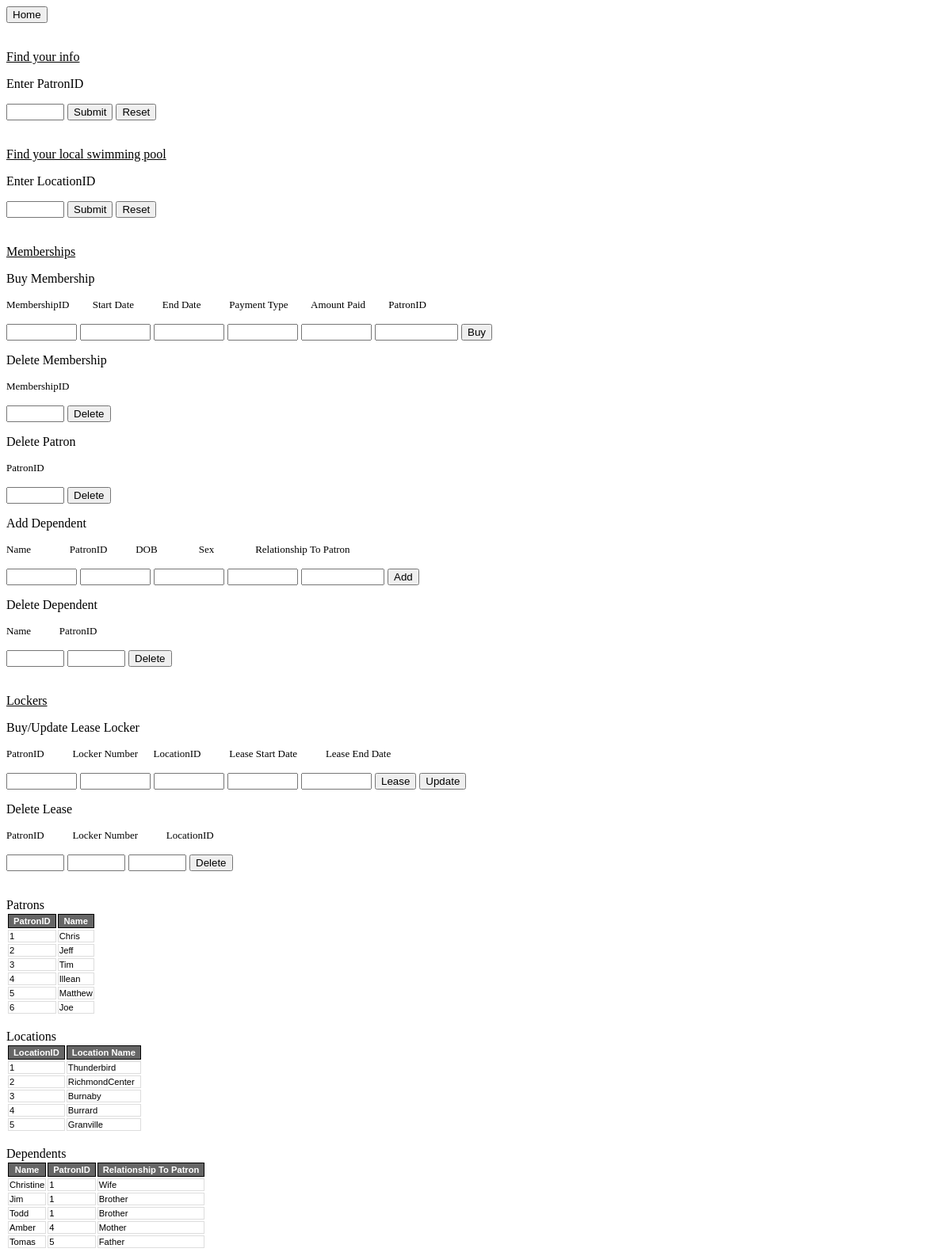
The page /patron.php on the database its author committed.
### tables this page shows
CREATE TABLE Patron(
	PatronID INTEGER,
	Name CHAR(30),
	DOB DATE,
	Sex CHAR(1),
	Phone_Number CHAR(10),
	Postal_Code CHAR(6) NOT NULL,
	PRIMARY KEY (PatronID),
	FOREIGN KEY (Postal_Code) REFERENCES Address(Postal_Code));

CREATE TABLE Location(
	LocationID INTEGER,
	Location_Name CHAR(30),
	Opening_Time SMALLINT,
	Closing_Time SMALLINT,
	Phone_Number CHAR(10),
	Postal_Code CHAR(6) NOT NULL,
	PRIMARY KEY (LocationID),
	UNIQUE (Phone_Number),
	UNIQUE (Location_Name, Postal_Code),
	FOREIGN KEY (Postal_Code) REFERENCES Address(Postal_Code));

CREATE TABLE Dependents(
	Name CHAR(30),
	PatronID INTEGER,
	DOB DATE,
	Sex CHAR(1),
	Relationship_To_Patron CHAR(20),
	PRIMARY KEY (Name, PatronID),
	FOREIGN KEY (PatronID) REFERENCES Patron(PatronID) ON DELETE CASCADE);

### patron.php (the view, shortened to what this page needs)
<p>
<button onclick="window.location.href = 'home.php';">Home</button>
</p>
<u>Find your info</u>
<p>Enter PatronID</p>
<form method="POST" action="patron.php">
<p><input type="text" name="insPatronID" size="6">
<input type="submit" value="Submit" name="selectPatronID">
<input type="submit" value="Reset" name="selectAll"></p>
</form>
<u>Find your local swimming pool</u>
<p>Enter LocationID</p>
<form method="POST" action="patron.php">
<p><input type="text" name="queryLocationID" size="6">
<input type="submit" value="Submit" name="selectLocationID">
<input type="submit" value="Reset" name="selectAll"></p>
</form>
<u>Memberships</u>
<p>Buy Membership</p>
<p>
  <font size="2"> MembershipID&nbsp;&nbsp;&nbsp;&nbsp;&nbsp;&nbsp;&nbsp;&nbsp;
  Start Date&nbsp;&nbsp;&nbsp;&nbsp;&nbsp;&nbsp;&nbsp;&nbsp;&nbsp;&nbsp;
  End Date&nbsp;&nbsp;&nbsp;&nbsp;&nbsp;&nbsp;&nbsp;&nbsp;&nbsp;&nbsp;
  Payment Type&nbsp;&nbsp;&nbsp;&nbsp;&nbsp;&nbsp;&nbsp;&nbsp;
  Amount Paid&nbsp;&nbsp;&nbsp;&nbsp;&nbsp;&nbsp;&nbsp;&nbsp;
  PatronID</font>
</p>
<form method="POST" action="patron.php">
   <p>
      <input type="text" name="insMembershipID_membership" size="8">
      <input type="text" name="insStartDate_membership" size="8">
	  <input type="text" name="insEndDate_membership" size="8">
      <input type="text" name="insPaymentType_membership"size="8">
      <input type="text" name="insAmountPaid_membership"size="8">
      <input type="text" name="insPatronID_membership"size="10">
      <input type="submit" value="Buy" name="insert_membership">
   </p>
</form>
<p> Delete Membership </p>
<p><font size="2">MembershipID</font></p>
<form method="POST" action="patron.php">
   <p>
      <input type="text" name="deletedMembershipID_membership" size="6">
      <input type="submit" value="Delete" name="delete_membership">
   </p>
</form>
<p> Delete Patron </p>
<p><font size="2">PatronID</font></p>
<form method="POST" action="patron.php">
   <p>
      <input type="text" name="deletedPatronID_patron" size="6">
      <input type="submit" value="Delete" name="delete_patron">
   </p>
</form>
<p>Add Dependent</p>
<p>
  <font size="2"> Name&nbsp;&nbsp;&nbsp;&nbsp;&nbsp;&nbsp;&nbsp;&nbsp;&nbsp;&nbsp;&nbsp;&nbsp;&nbsp;&nbsp;
  PatronID&nbsp;&nbsp;&nbsp;&nbsp;&nbsp;&nbsp;&nbsp;&nbsp;&nbsp;&nbsp;
  DOB&nbsp;&nbsp;&nbsp;&nbsp;&nbsp;&nbsp;&nbsp;&nbsp;&nbsp;&nbsp;&nbsp;&nbsp;&nbsp;&nbsp;&nbsp;
  Sex&nbsp;&nbsp;&nbsp;&nbsp;&nbsp;&nbsp;&nbsp;&nbsp;&nbsp;&nbsp;&nbsp;&nbsp;&nbsp;&nbsp;&nbsp;
  Relationship To Patron</font>
</p>
<form method="POST" action="patron.php">
   <p>
     <input type="text" name="insName_dependents" size="8">
      <input type="text" name="insPatronID_dependents" size="8">
      <input type="text" name="insDOB_dependents"size="8">
      <input type="text" name="insSex_dependents"size="8">
      <input type="text" name="insRelationshipToPatron_dependents"size="10">
      <input type="submit" value="Add" name="insert_dependents">
   </p>
</form>
<p> Delete Dependent</p>
<p><font size="2">Name&nbsp;&nbsp;&nbsp;&nbsp;&nbsp;&nbsp;&nbsp;&nbsp;&nbsp;&nbsp;
                  PatronID</font></p>
<form method="POST" action="patron.php">
   <p>
      <input type="text" name="deletedName_dependents" size="6">
      <input type="text" name="deletedPatronID_dependents" size="6">
      <input type="submit" value="Delete" name="delete_dependents">
   </p>
</form>
<u>Lockers</u>
<p>Buy/Update Lease Locker</p>
<p>
  <font size="2">PatronID&nbsp;&nbsp;&nbsp;&nbsp;&nbsp;&nbsp;&nbsp;&nbsp;&nbsp;&nbsp;
  Locker Number&nbsp;&nbsp;&nbsp;&nbsp;&nbsp;
  LocationID&nbsp;&nbsp;&nbsp;&nbsp;&nbsp;&nbsp;&nbsp;&nbsp;&nbsp;&nbsp;
  Lease Start Date&nbsp;&nbsp;&nbsp;&nbsp;&nbsp;&nbsp;&nbsp;&nbsp;&nbsp;&nbsp;
  Lease End Date</font>
</p>
<form method="POST" action="patron.php">
   <p>
      <input type="text" name="insPatronID_patronleaseslocker" size="8">
      <input type="text" name="insLockerNum_patronleaseslocker" size="8">
      <input type="text" name="insLocationID_patronleaseslocker"size="8">
      <input type="text" name="insLeaseStartDate_patronleaseslocker"size="8">
      <input type="text" name="insLeaseEndDate_patronleaseslocker"size="8">
      <input type="submit" value="Lease" name="insert_patronleaseslocker">
	  <input type="submit" value="Update" name="update_patronleaseslocker">
   </p>
</form>
<p>Delete Lease</p>
<p><font size="2">PatronID&nbsp;&nbsp;&nbsp;&nbsp;&nbsp;&nbsp;&nbsp;&nbsp;&nbsp;&nbsp;
                  Locker Number&nbsp;&nbsp;&nbsp;&nbsp;&nbsp;&nbsp;&nbsp;&nbsp;&nbsp;&nbsp;
                  LocationID</font></p>
<form method="POST" action="patron.php">
   <p>
      <input type="text" name="deletedPatronID_patronleaseslocker" size="6">
      <input type="text" name="deletedLockerNum_patronleaseslocker" size="6">
      <input type="text" name="deletedLocationID_patronleaseslocker" size="6">
      <input type="submit" value="Delete" name="delete_patronleaseslocker">
   </p>
</form>
<html>
</html>
<?php
$conn = OpenCon();
function printTable($resultFromSQL, $namesOfColumnsArray, $namesOfSQLArray, $tablename, $id)
{
    echo '<br>'.$tablename.'<br>';
    echo "<table id=$id>";
    echo "<tr>";
    foreach ($namesOfColumnsArray as $name) {
        echo "<th>$name</th>";
    }
    echo "</tr>";
    while ($row = $resultFromSQL->fetch_assoc()) {
        echo "<tr>";
		foreach ($namesOfSQLArray as $name) {
			echo "<td>" . $row["$name"] . "</td>";
		}
        echo "</tr>";
    }
    echo "</table>";
}
if ($conn) {
	if (array_key_exists('selectPatronID', $_POST)) {
		$bind1 = $_POST['insPatronID'];
		$result = $conn->query("select p.Name, p.DOB, p.Sex, p.Phone_Number, p.Postal_Code, a.Street, a.City, a.Province
		from Address a, Patron p
		where p.Postal_Code=a.Postal_Code and p.PatronID=$bind1
		group by p.PatronID, p.Name, p.DOB, p.Sex, p.Phone_Number, p.Postal_Code, a.Street, a.City, a.Province");
		$columnNames = array("Name", "DOB", "Sex", "Phone #", "Postal Code", "Street", "City", "Province");
		$selectNames = array("Name", "DOB", "Sex", "Phone_Number", "Postal_Code", "Street", "City", "Province");
		printTable($result, $columnNames, $selectNames, "Patron", "Patron");
		$result = $conn->query("select m.MembershipID, m.Start_Date, me.End_Date, m.Amount_Paid, m.Payment_Type
		from Membership m, MembershipExpiry me
		where m.PatronID=me.PatronID and m.Start_Date=me.Start_Date and m.PatronID=$bind1");
		$columnNames = array("MembershipID", "Start Date", "End Date", "Amount Paid ($)", "Payment Type");
		$selectNames = array("MembershipID", "Start_Date", "End_Date", "Amount_Paid", "Payment_Type");
		printTable($result, $columnNames, $selectNames, "Memberships", "Membership");
		$result = $conn->query("select Name, DOB, Sex, Relationship_To_Patron from Dependents where PatronID=$bind1");
		$columnNames = array("Name", "DOB", "Sex", "Relationship");
		$selectNames = array("Name", "DOB", "Sex", "Relationship_To_Patron");
		printTable($result, $columnNames, $selectNames, "Dependents", "Dependents");
		$result = $conn->query("select l.LocationID, l.Location_Name, v.visitdate
		from Visits v, Location l
		where v.LocationID=l.LocationID and PatronID=$bind1");
		$columnNames = array("Location ID", "Location", "Date");
		$selectNames = array("LocationID", "Location_Name", "visitdate");
		printTable($result, $columnNames, $selectNames, "Visits", "Visit");
		$result = $conn->query("select l.LocationID, loc.Location_Name, pl.Locker_Num, l.Locker_Condition, pl.Lease_Start_Date, pl.Lease_End_Date
		from Location loc, PatronLeasesLocker pl, Locker l
		where pl.LocationID=loc.LocationID and pl.LocationID=l.LocationID and pl.Locker_Num=l.Locker_Num and pl.PatronID=$bind1");
		$columnNames = array("LocationID", "Location", "Locker Number", "Locker Condition", "Lease Start", "Lease End");
		$selectNames = array("LocationID", "Location_Name", "Locker_Num", "Locker_Condition", "Lease_Start_Date", "Lease_End_Date");
		printTable($result, $columnNames, $selectNames, "Lockers", "PatronLeasesLocker");
	} else {
		$result = $conn->query("select PatronID, Name from Patron");
		$columnNames = array("PatronID", "Name");
		printTable($result, $columnNames, $columnNames, "Patrons", "PatronAll");
		$result = $conn->query("select l.LocationID, l.Location_Name from Location l order by locationID");
		$result = $conn->query("select d.Name, d.PatronID, d.Relationship_To_Patron from Dependents d order by d.PatronID");
	}
} else {
	echo "cannot connect";
}
?>

### patron.php (style rules this page uses)
#PatronAll { width: 5%; }
th { font-family: Arial, Helvetica, sans-serif; font-size: .7em; background: #666; color: #FFF; padding: 2px 6px; border-collapse: separate; border: 1px solid #000; }
td { font-family: Arial, Helvetica, sans-serif; font-size: .7em; border: 1px solid #DDD; color: black; }

### rows shown on the page
patron: PatronID "1", Name "Chris"
patron: PatronID "2", Name "Jeff"
patron: PatronID "3", Name "Tim"
patron: PatronID "4", Name "Illean"
patron: PatronID "5", Name "Matthew"
patron: PatronID "6", Name "Joe"
location: LocationID "1", Location_Name "Thunderbird"
location: LocationID "2", Location_Name "RichmondCenter"
location: LocationID "3", Location_Name "Burnaby"
location: LocationID "4", Location_Name "Burrard"
location: LocationID "5", Location_Name "Granville"
dependents: Name "Christine", PatronID "1", Relationship_To_Patron "Wife"
dependents: Name "Jim", PatronID "1", Relationship_To_Patron "Brother"
dependents: Name "Todd", PatronID "1", Relationship_To_Patron "Brother"
dependents: Name "Amber", PatronID "4", Relationship_To_Patron "Mother"
dependents: Name "Tomas", PatronID "5", Relationship_To_Patron "Father"

### other values the page prints
$tablename "Patrons Locations Dependents"
$name "PatronID"
$name "Name"
$name "LocationID"
$name "Location Name"
$name "Relationship To Patron"
